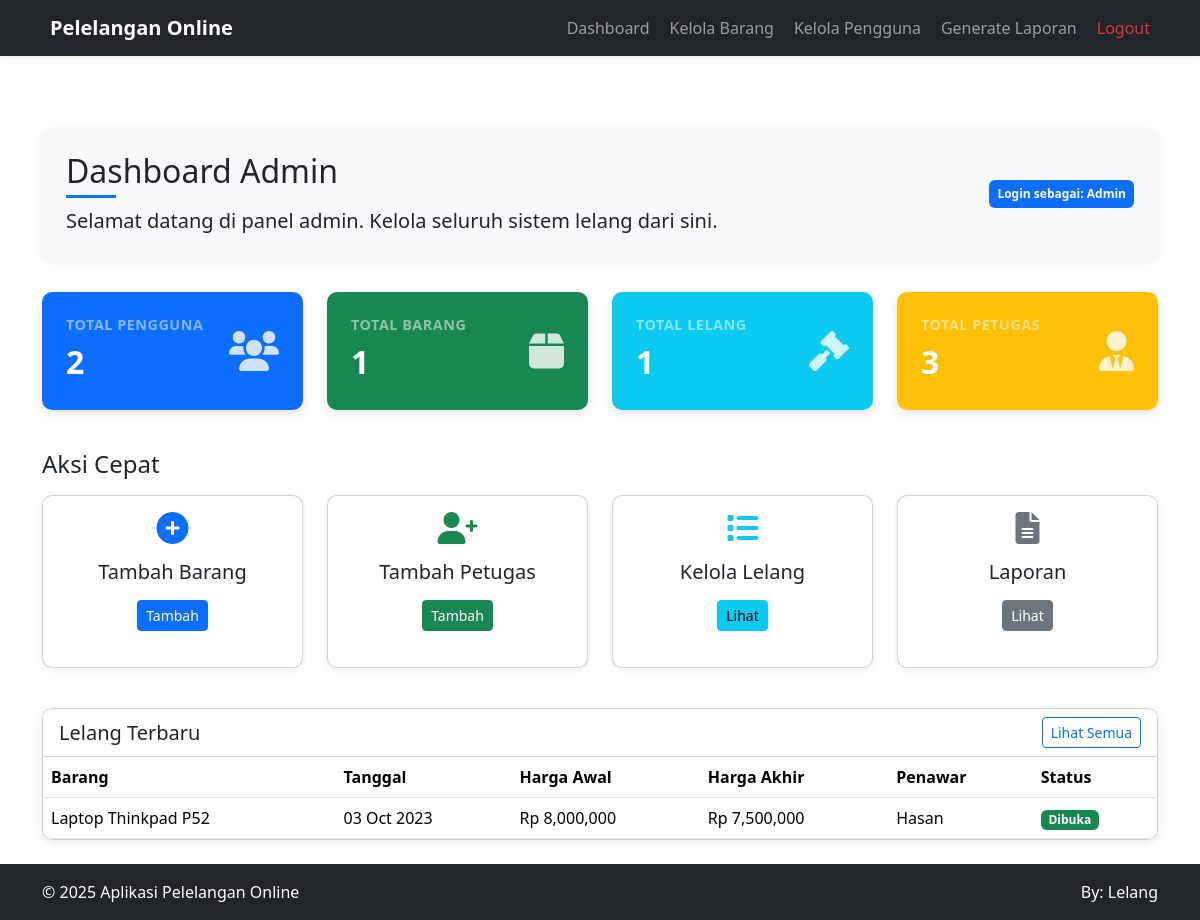
The app's page /pages/admin/dashboard.php (signed in) with its own data.
### tables this page shows
CREATE TABLE `tb_lelang` (
  `id_lelang` int NOT NULL,
  `id_barang` int NOT NULL,
  `tgl_lelang` date NOT NULL,
  `harga_akhir` int DEFAULT NULL,
  `id_user` int DEFAULT NULL,
  `id_petugas` int NOT NULL,
  `status` enum('dibuka','ditutup') NOT NULL
);

CREATE TABLE `tb_barang` (
  `id_barang` int NOT NULL,
  `gambar` varchar(255) NOT NULL,
  `nama_barang` varchar(25) NOT NULL,
  `tgl` date NOT NULL,
  `harga_awal` int NOT NULL,
  `deskripsi_barang` text NOT NULL
);

CREATE TABLE `tb_masyarakat` (
  `id_user` int NOT NULL,
  `nama_lengkap` varchar(25) NOT NULL,
  `username` varchar(25) NOT NULL,
  `password` varchar(255) NOT NULL,
  `telp` varchar(25) NOT NULL
);

### pages/admin/dashboard.php (the view, shortened to what this page needs)
<?php
require_once '../../config/database.php';
$sql_user_count = "SELECT COUNT(*) AS total_users FROM tb_masyarakat";
$sql_barang_count = "SELECT COUNT(*) AS total_barang FROM tb_barang";
$sql_lelang_count = "SELECT COUNT(*) AS total_lelang FROM tb_lelang";
$sql_petugas_count = "SELECT COUNT(*) AS total_petugas FROM tb_petugas";
$total_users = 0;
$total_barang = 0;
$total_lelang = 0;
$total_petugas = 0;
if ($result = $mysqli->query($sql_user_count)) {
  if ($row = $result->fetch_assoc()) {
    $total_users = $row['total_users'];
  }
}
if ($result = $mysqli->query($sql_barang_count)) {
  if ($row = $result->fetch_assoc()) {
    $total_barang = $row['total_barang'];
  }
}
if ($result = $mysqli->query($sql_lelang_count)) {
  if ($row = $result->fetch_assoc()) {
    $total_lelang = $row['total_lelang'];
  }
}
if ($result = $mysqli->query($sql_petugas_count)) {
  if ($row = $result->fetch_assoc()) {
    $total_petugas = $row['total_petugas'];
  }
}
$sql_recent_auctions = "SELECT l.*, b.nama_barang, b.harga_awal, m.nama_lengkap AS penawar
FROM tb_lelang l
LEFT JOIN tb_barang b ON l.id_barang = b.id_barang
LEFT JOIN tb_masyarakat m ON l.id_user = m.id_user
ORDER BY l.tgl_lelang DESC LIMIT 5";
$recent_auctions = [];
if ($result = $mysqli->query($sql_recent_auctions)) {
  while ($row = $result->fetch_assoc()) {
    $recent_auctions[] = $row;
  }
}
?>
<!DOCTYPE html>
<html lang="en" class="h-100">
<head>
  <link rel="stylesheet" href="../../assets/css/bootstrap.min.css">
  <link rel="stylesheet" href="https://cdnjs.cloudflare.com/ajax/libs/font-awesome/6.0.0-beta3/css/all.min.css">
  <link rel="stylesheet" href="../../assets/css/style.css">
</head>
<body class="d-flex flex-column h-100">
  <?php include '../../includes/navbar.php'; ?>
  <main class="flex-shrink-0 pt-5 mt-4">
    <div class="container">
      <div class="admin-welcome">
        <div class="row align-items-center">
          <div class="col-md-8">
            <h2 class="admin-heading mb-2">Dashboard Admin</h2>
            <p class="lead mb-0">Selamat datang di panel admin. Kelola seluruh sistem lelang dari sini.</p>
          </div>
          <div class="col-md-4 text-md-end">
            <span class="badge bg-primary p-2">Login sebagai: Admin</span>
          </div>
        </div>
      </div>
      <div class="row mb-4">
        <div class="col-md-3 mb-3">
          <div class="stat-card card bg-primary text-white h-100">
            <div class="card-body d-flex justify-content-between align-items-center">
              <div>
                <h5 class="card-title text-white-50">Total Pengguna</h5>
                <p class="card-text"><?php echo $total_users; ?></p>
              </div>
              <div class="icon">
                <i class="fas fa-users"></i>
              </div>
            </div>
          </div>
        </div>
        <div class="col-md-3 mb-3">
          <div class="stat-card card bg-success text-white h-100">
            <div class="card-body d-flex justify-content-between align-items-center">
              <div>
                <h5 class="card-title text-white-50">Total Barang</h5>
                <p class="card-text"><?php echo $total_barang; ?></p>
              </div>
              <div class="icon">
                <i class="fas fa-box"></i>
              </div>
            </div>
          </div>
        </div>
        <div class="col-md-3 mb-3">
          <div class="stat-card card bg-info text-white h-100">
            <div class="card-body d-flex justify-content-between align-items-center">
              <div>
                <h5 class="card-title text-white-50">Total Lelang</h5>
                <p class="card-text"><?php echo $total_lelang; ?></p>
              </div>
              <div class="icon">
                <i class="fas fa-gavel"></i>
              </div>
            </div>
          </div>
        </div>
        <div class="col-md-3 mb-3">
          <div class="stat-card card bg-warning text-white h-100">
            <div class="card-body d-flex justify-content-between align-items-center">
              <div>
                <h5 class="card-title text-white-50">Total Petugas</h5>
                <p class="card-text"><?php echo $total_petugas; ?></p>
              </div>
              <div class="icon">
                <i class="fas fa-user-tie"></i>
              </div>
            </div>
          </div>
        </div>
      </div>
      <h4 class="mb-3">Aksi Cepat</h4>
      <div class="row mb-4">
        <div class="col-md-3 mb-3">
          <div class="quick-action card h-100">
            <div class="card-body text-center">
              <i class="fas fa-plus-circle text-primary mb-3" style="font-size: 2rem;"></i>
              <h5 class="card-title">Tambah Barang</h5>
              <a href="barang/tambah.php" class="btn btn-sm btn-primary mt-2">Tambah</a>
            </div>
          </div>
        </div>
        <div class="col-md-3 mb-3">
          <div class="quick-action card h-100">
            <div class="card-body text-center">
              <i class="fas fa-user-plus text-success mb-3" style="font-size: 2rem;"></i>
              <h5 class="card-title">Tambah Petugas</h5>
              <a href="petugas/tambah.php" class="btn btn-sm btn-success mt-2">Tambah</a>
            </div>
          </div>
        </div>
        <div class="col-md-3 mb-3">
          <div class="quick-action card h-100">
            <div class="card-body text-center">
              <i class="fas fa-list text-info mb-3" style="font-size: 2rem;"></i>
              <h5 class="card-title">Kelola Lelang</h5>
              <a href="lelang/index.php" class="btn btn-sm btn-info mt-2">Lihat</a>
            </div>
          </div>
        </div>
        <div class="col-md-3 mb-3">
          <div class="quick-action card h-100">
            <div class="card-body text-center">
              <i class="fas fa-file-alt text-secondary mb-3" style="font-size: 2rem;"></i>
              <h5 class="card-title">Laporan</h5>
              <a href="laporan/index.php" class="btn btn-sm btn-secondary mt-2">Lihat</a>
            </div>
          </div>
        </div>
      </div>
      <div class="row mb-4">
        <div class="col-12">
          <div class="card recent-table">
            <div class="card-header bg-white d-flex justify-content-between align-items-center">
              <h5 class="mb-0">Lelang Terbaru</h5>
              <a href="lelang/index.php" class="btn btn-sm btn-outline-primary">Lihat Semua</a>
            </div>
            <div class="card-body p-0">
              <div class="table-responsive">
                <table class="table table-hover mb-0">
                  <thead>
                    <tr>
                      <th>Barang</th>
                      <th>Tanggal</th>
                      <th>Harga Awal</th>
                      <th>Harga Akhir</th>
                      <th>Penawar</th>
                      <th>Status</th>
                    </tr>
                  </thead>
                  <tbody>
                    <?php if (empty($recent_auctions)): ?>
                      <tr>
                        <td colspan="6" class="text-center py-3">Belum ada data lelang</td>
                      </tr>
                    <?php else: ?>
                      <?php foreach ($recent_auctions as $auction): ?>
                        <tr>
                          <td><?php echo $auction['nama_barang']; ?></td>
                          <td><?php echo date('d M Y', strtotime($auction['tgl_lelang'])); ?></td>
                          <td>Rp <?php echo number_format($auction['harga_awal']); ?></td>
                          <td>Rp <?php echo number_format($auction['harga_akhir'] ?: 0); ?></td>
                          <td><?php echo $auction['penawar'] ?: '-'; ?></td>
                          <td>
                            <?php if ($auction['status'] == 'dibuka'): ?>
                              <span class="badge bg-success">Dibuka</span>
                            <?php elseif ($auction['status'] == 'ditutup'): ?>
                              <span class="badge bg-danger">Ditutup</span>
                            <?php else: ?>
                              <span class="badge bg-secondary">Pending</span>
                            <?php endif; ?>
                          </td>
                        </tr>
                      <?php endforeach; ?>
                    <?php endif; ?>
                  </tbody>
                </table>
              </div>
            </div>
          </div>
        </div>
      </div>
    </div>
  </main>
  <?php include '../../includes/footer.php'; ?>
</body>
</html>

### pages/admin/dashboard.php (style rules this page uses)
.stat-card { border-radius: 10px; box-shadow: 0 4px 10px rgba(0,0,0,0.1); transition: transform 0.3s ease; border: none; }
.stat-card .card-body { padding: 1.5rem; }
.stat-card .icon { font-size: 2.5rem; opacity: 0.8; }
.stat-card .card-title { font-size: 0.9rem; font-weight: 600; text-transform: uppercase; letter-spacing: 0.5px; margin-bottom: 0.3rem; color: #6c757d; }
.stat-card .card-text { font-size: 2rem; font-weight: 700; margin-bottom: 0; }
.quick-action { border-radius: 10px; box-shadow: 0 2px 6px rgba(0,0,0,0.08); transition: all 0.3s ease; margin-bottom: 20px; }
.recent-table { border-radius: 10px; overflow: hidden; box-shadow: 0 2px 8px rgba(0,0,0,0.1); }
.recent-table thead { background-color: #f8f9fa; }
.admin-heading { position: relative; padding-bottom: 0.5rem; margin-bottom: 1.5rem; }
.admin-heading::after { content: ""; position: absolute; left: 0; bottom: 0; width: 50px; height: 3px; background-color: #007bff; }
.admin-welcome { background-color: #f8f9fa; border-radius: 10px; padding: 1.5rem; margin-bottom: 2rem; box-shadow: 0 2px 8px rgba(0,0,0,0.05); }

### records on screen
tb_lelang: id_barang.nama_barang "Laptop Thinkpad P52", tgl_lelang "03 Oct 2023", id_barang.harga_awal "8,000,000", harga_akhir "7,500,000", id_user.nama_lengkap "Hasan", status "Dibuka"

### other values on screen
$total_users "2"
$total_barang "1"
$total_lelang "1"
$total_petugas "3"
